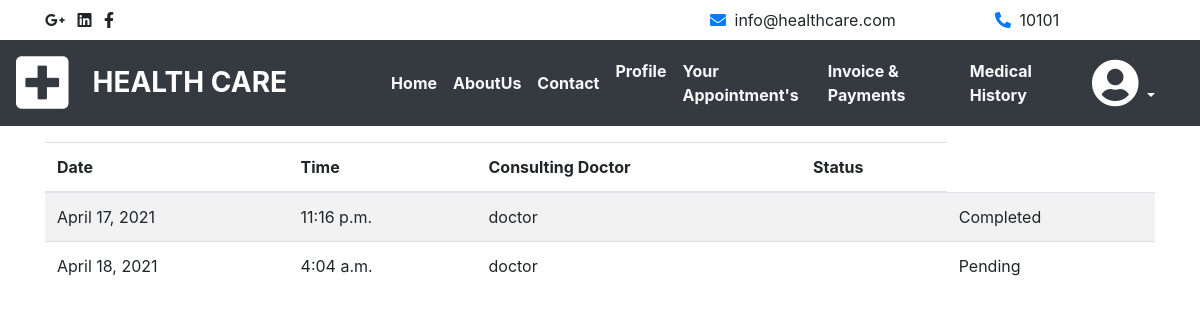
The page /appointment/p/ (signed in) on the database its author committed.
### appointment/models.py (models this page shows, shortened)
class Appointment(models.Model):
    date = models.DateField()
    time = models.TimeField()
    status = models.CharField(choices=[('Pending', 'Pending'), ('Completed', 'Completed')], max_length=10)
    patient = models.ForeignKey(User, on_delete=models.CASCADE, related_name='patient')
    doctor = models.ForeignKey(User, on_delete=models.CASCADE, related_name='doctor')

### account/models.py (models this page shows, shortened)
class User(AbstractUser):
    usertype = models.CharField(choices=USER_CHOICES, max_length=2)
    class Meta:
        ordering = ('id',)

### appointment/views.py (the view)
# urls.py: path('appointment/p/', AppointmentForAPatientView.as_view(), name="patient_appointment"),
class AppointmentForAPatientView(ListView):
    login_url = '/login'
    redirect_field_name = 'account: login'
    def get_queryset(self):
        return Appointment.objects.filter(patient=self.request.user)

### appointment/templates/appointment/appointment_list.html (shortened to what this page needs)
{% extends 'base.html' %}
{% load widget_tweaks %}
{% block content %}
<div class="container">
  <div class="row">
    <div class="col">
      {% if appointment_list %}
        <table class="table table-striped">
          <thead>
            <tr>
              <th scope="col"> Date </th>
              <th scope="col"> Time </th>
              <th scope="col">{% if user.usertype == 'P' %}Consulting Doctor {% else %}Patient Info {% endif %}</th>
              {% if user.usertype == 'P' %} <th scope="col"> Status </th> {% endif %}
            </tr>
          </thead>
          <tbody>
          {% for appointment in appointment_list %}
            <tr>
              <td>{{appointment.date}}</td>
              <td>{{appointment.time}}</td>
              <td>
                {% if user.usertype == 'P' %}
                  {{appointment.doctor}}
                {% else %}
                  {{appointment.patient}}
                {% endif %}
              </td>
              <td>
              {% if user.usertype == 'P' %}<td> {{appointment.status}} </td> {% endif %}
              </td>
            </tr>
          {% endfor %}
          </tbody>
        </table>
      {% else %}
        <p>There are no Appointments.</p>
      {% endif %}
    </div>
  </div>
</div>
{% endblock %}

### rows shown on the page
Appointment: date "April 17, 2021", time "11:16 p.m.", doctor "doctor", status "Completed"
Appointment: date "April 18, 2021", time "4:04 a.m.", doctor "doctor", status "Pending"
